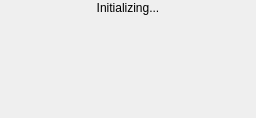
<?xml version="1.0" encoding="UTF-8"?>
<ui version="4.0">
 <class>ProgressDockWidget</class>
 <widget class="QDockWidget" name="ProgressDockWidget">
  <property name="geometry">
   <rect>
    <x>0</x>
    <y>0</y>
    <width>256</width>
    <height>118</height>
   </rect>
  </property>
  <property name="minimumSize">
   <size>
    <width>192</width>
    <height>118</height>
   </size>
  </property>
  <property name="windowTitle">
   <string/>
  </property>
  <widget class="QWidget" name="progressWidgetContents">
   <layout class="QVBoxLayout" name="verticalLayout">
    <property name="spacing">
     <number>1</number>
    </property>
    <property name="leftMargin">
     <number>1</number>
    </property>
    <property name="topMargin">
     <number>1</number>
    </property>
    <property name="rightMargin">
     <number>1</number>
    </property>
    <property name="bottomMargin">
     <number>1</number>
    </property>
    <item>
     <widget class="QLabel" name="text">
      <property name="sizePolicy">
       <sizepolicy hsizetype="Preferred" vsizetype="Fixed">
        <horstretch>0</horstretch>
        <verstretch>0</verstretch>
       </sizepolicy>
      </property>
      <property name="text">
       <string>Initializing...</string>
      </property>
      <property name="alignment">
       <set>Qt::AlignCenter</set>
      </property>
      <property name="wordWrap">
       <bool>false</bool>
      </property>
     </widget>
    </item>
    <item>
     <widget class="QCustomPlot" name="plot" native="true">
      <property name="minimumSize">
       <size>
        <width>80</width>
        <height>80</height>
       </size>
      </property>
     </widget>
    </item>
   </layout>
  </widget>
 </widget>
 <layoutdefault spacing="4" margin="4"/>
 <customwidgets>
  <customwidget>
   <class>QCustomPlot</class>
   <extends>QWidget</extends>
   <header>qcustomplot/qcustomplot.h</header>
   <container>1</container>
  </customwidget>
 </customwidgets>
 <resources/>
 <connections/>
</ui>
